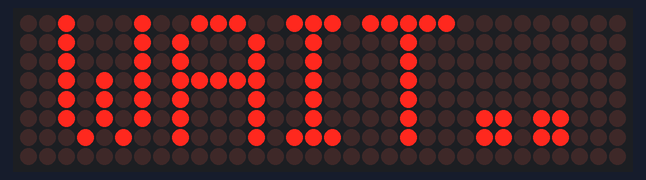
A sketch run on a simulated ESP32. Shown: 32×8 LED matrix. WiFi joins after 1.5 s; servers stay silent unless stated; the local clock reads 2024-03-15 10:24:30 at power-on unless the sketch sets it; what the sketch prints to the serial monitor is not drawn.

Above: at 0.1 s.
At 1.6 s:
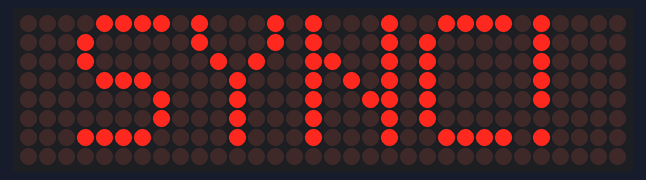
At 2.6 s:
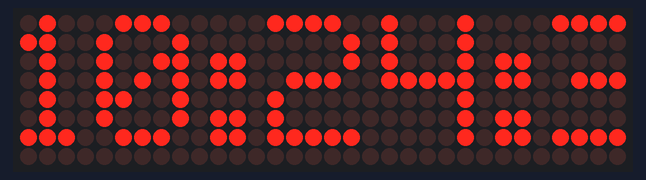
At 12.1 s:
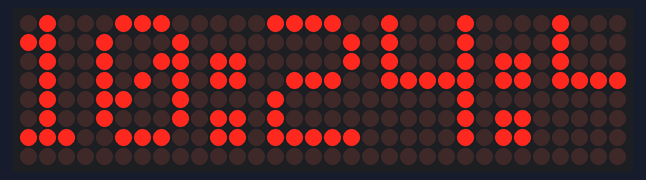
At 21.1 s:
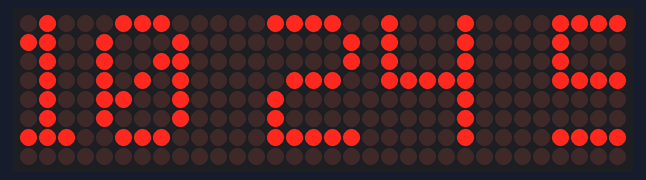
At 39.1 s:
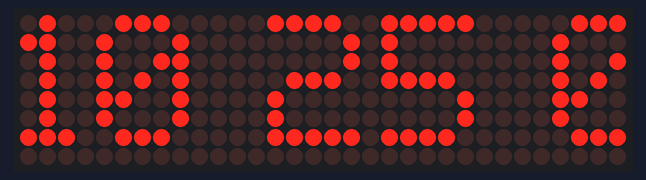

Measured:
- what the display in image 1 shows lasts 1.0 s, from 1.5 s to 2.5 s
- what the display in image 2 shows lasts 0.5 s, from 2.5 s to 3.0 s

The sketch:

largest_no._using_for_loop.ino
```cpp
#include <WiFi.h>
#include <time.h>
#include <MD_Parola.h>
#include <MD_MAX72xx.h>
#include <SPI.h>

// ===== CONFIG =====
const char* ssid     = "Tower-2 801";
const char* password = "rahul757  ";

// NTP — IST
const char* ntpServer      = "pool.ntp.org";
const long  gmtOffset      = 19800;
const int   daylightOffset = 0;

// MAX7219 config
#define HARDWARE_TYPE MD_MAX72XX::FC16_HW   // most common 4-in-1 type
#define MAX_DEVICES   4
#define CS_PIN        7    // D7
#define CLK_PIN       8    // D8
#define DIN_PIN       10   // D10

MD_Parola display = MD_Parola(HARDWARE_TYPE, DIN_PIN, CLK_PIN, CS_PIN, MAX_DEVICES);

void setup() {
  Serial.begin(115200);

  // Init display
  display.begin();
  display.setIntensity(5);       // brightness 0-15
  display.displayClear();
  display.setTextAlignment(PA_CENTER);
  display.print("WAIT..");

  // Connect WiFi
  Serial.print("Connecting WiFi");
  WiFi.begin(ssid, password);
  while (WiFi.status() != WL_CONNECTED) {
    delay(500);
    Serial.print(".");
  }
  Serial.println("\nConnected!");

  // Sync NTP
  configTime(gmtOffset, daylightOffset, ntpServer);
  struct tm timeinfo;
  Serial.print("Syncing time");
  while (!getLocalTime(&timeinfo)) {
    delay(500);
    Serial.print(".");
  }
  Serial.println("\nSynced!");
  display.print("SYNC!");
  delay(1000);
}

void loop() {
  struct tm timeinfo;
  if (!getLocalTime(&timeinfo)) {
    display.print("ERR");
    delay(1000);
    return;
  }

  // Format: HH:MM:SS — colon blinks every second
  char timeBuf[10];
  if (timeinfo.tm_sec % 2 == 0) {
    strftime(timeBuf, sizeof(timeBuf), "%H:%M:%S", &timeinfo);
  } else {
    strftime(timeBuf, sizeof(timeBuf), "%H %M %S", &timeinfo);  // colon off
  }

  display.setTextAlignment(PA_CENTER);
  display.print(timeBuf);

  Serial.println(timeBuf);
  delay(500);  // update every 500ms for smooth blink
}
```
